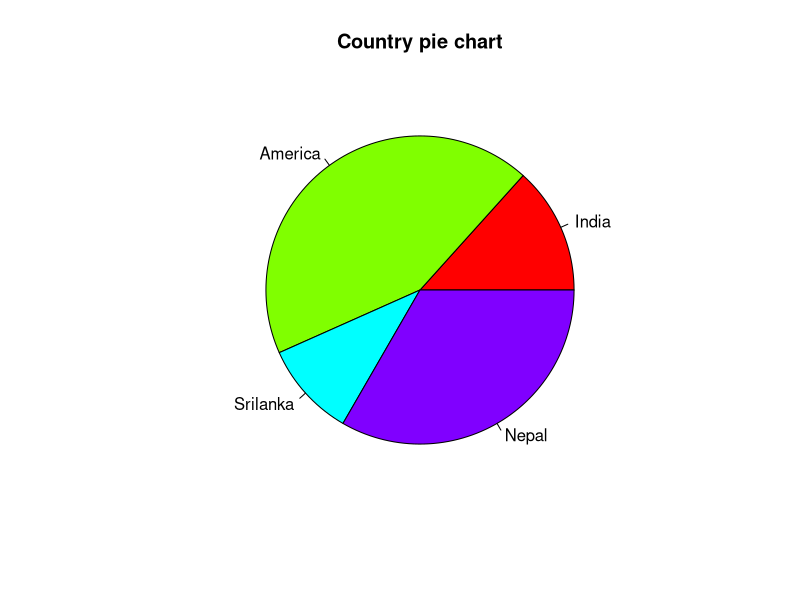

Generate this figure with R:
x<-c(20,65,15,50)
labels<-c("India","America","Srilanka","Nepal")
png(file="title_color.jpg")
pie(x,labels,main="Country pie chart",col=rainbow(length(x)))
dev.off()
    